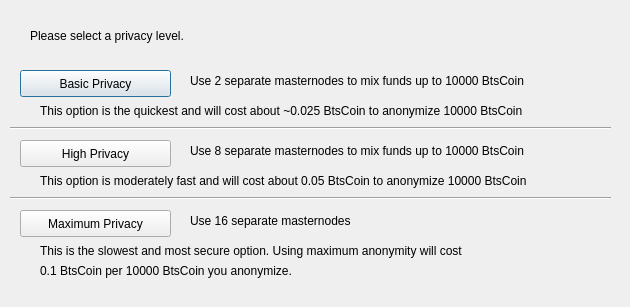
<?xml version="1.0" encoding="UTF-8"?>
<ui version="4.0">
 <class>ObfuscationConfig</class>
 <widget class="QDialog" name="ObfuscationConfig">
  <property name="geometry">
   <rect>
    <x>0</x>
    <y>0</y>
    <width>630</width>
    <height>307</height>
   </rect>
  </property>
  <property name="windowTitle">
   <string>Configure Obfuscation</string>
  </property>
  <widget class="QPushButton" name="buttonBasic">
   <property name="geometry">
    <rect>
     <x>20</x>
     <y>70</y>
     <width>151</width>
     <height>27</height>
    </rect>
   </property>
   <property name="text">
    <string>Basic Privacy</string>
   </property>
  </widget>
  <widget class="QPushButton" name="buttonHigh">
   <property name="geometry">
    <rect>
     <x>20</x>
     <y>140</y>
     <width>151</width>
     <height>27</height>
    </rect>
   </property>
   <property name="text">
    <string>High Privacy</string>
   </property>
  </widget>
  <widget class="QPushButton" name="buttonMax">
   <property name="geometry">
    <rect>
     <x>20</x>
     <y>210</y>
     <width>151</width>
     <height>27</height>
    </rect>
   </property>
   <property name="text">
    <string>Maximum Privacy</string>
   </property>
  </widget>
  <widget class="QLabel" name="label">
   <property name="geometry">
    <rect>
     <x>30</x>
     <y>20</y>
     <width>571</width>
     <height>31</height>
    </rect>
   </property>
   <property name="text">
    <string>Please select a privacy level.</string>
   </property>
  </widget>
  <widget class="QLabel" name="label_2">
   <property name="geometry">
    <rect>
     <x>190</x>
     <y>70</y>
     <width>421</width>
     <height>21</height>
    </rect>
   </property>
   <property name="text">
    <string>Use 2 separate masternodes to mix funds up to 10000 BtsCoin</string>
   </property>
  </widget>
  <widget class="QLabel" name="label_3">
   <property name="geometry">
    <rect>
     <x>190</x>
     <y>140</y>
     <width>411</width>
     <height>21</height>
    </rect>
   </property>
   <property name="text">
    <string>Use 8 separate masternodes to mix funds up to 10000 BtsCoin</string>
   </property>
  </widget>
  <widget class="QLabel" name="label_4">
   <property name="geometry">
    <rect>
     <x>190</x>
     <y>210</y>
     <width>421</width>
     <height>21</height>
    </rect>
   </property>
   <property name="text">
    <string>Use 16 separate masternodes</string>
   </property>
  </widget>
  <widget class="QLabel" name="label_6">
   <property name="geometry">
    <rect>
     <x>40</x>
     <y>100</y>
     <width>561</width>
     <height>21</height>
    </rect>
   </property>
   <property name="text">
    <string>This option is the quickest and will cost about ~0.025 BtsCoin to anonymize 10000 BtsCoin</string>
   </property>
  </widget>
  <widget class="QLabel" name="label_7">
   <property name="geometry">
    <rect>
     <x>40</x>
     <y>170</y>
     <width>561</width>
     <height>21</height>
    </rect>
   </property>
   <property name="text">
    <string>This option is moderately fast and will cost about 0.05 BtsCoin to anonymize 10000 BtsCoin</string>
   </property>
  </widget>
  <widget class="QLabel" name="label_8">
   <property name="geometry">
    <rect>
     <x>40</x>
     <y>240</y>
     <width>561</width>
     <height>21</height>
    </rect>
   </property>
   <property name="text">
    <string>This is the slowest and most secure option. Using maximum anonymity will cost</string>
   </property>
  </widget>
  <widget class="QLabel" name="label_9">
   <property name="geometry">
    <rect>
     <x>40</x>
     <y>260</y>
     <width>561</width>
     <height>21</height>
    </rect>
   </property>
   <property name="text">
    <string>0.1 BtsCoin per 10000 BtsCoin you anonymize.</string>
   </property>
  </widget>
  <widget class="Line" name="line">
   <property name="geometry">
    <rect>
     <x>10</x>
     <y>120</y>
     <width>601</width>
     <height>16</height>
    </rect>
   </property>
   <property name="orientation">
    <enum>Qt::Horizontal</enum>
   </property>
  </widget>
  <widget class="Line" name="line_2">
   <property name="geometry">
    <rect>
     <x>10</x>
     <y>190</y>
     <width>601</width>
     <height>16</height>
    </rect>
   </property>
   <property name="orientation">
    <enum>Qt::Horizontal</enum>
   </property>
  </widget>
 </widget>
 <resources/>
 <connections/>
</ui>
